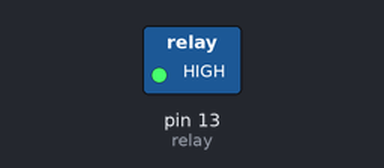
This sketch was run on a simulated Arduino Uno, built with avr-gcc and run on an emulated ATmega328P. Parts: switched loads named in the sketch (green lamp = pin HIGH). Dashed ring = blinking.

Above: at 0.5 s.
Timing chart, 0 to 4.6 s (numbered marks = the images above):
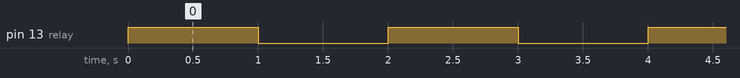

The sketch:

RelayTesting.ino
```cpp
int relay = 13; // Plug the relay into Digital Pin 13

void setup() {
  pinMode(relay, OUTPUT);
}

void loop() {
  digitalWrite(relay, HIGH); // Turn the relay on
  delay(1000); // Wait 1 second
  digitalWrite(relay, LOW); // Turn the relay Off
  delay(1000); // Wait 1 second
}
```

Measured:
- by itself, pin 13 (relay): alternates HIGH for 1.0 s and LOW for 1.0 s
